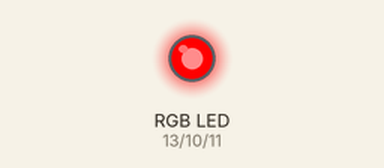
The sketch below on a simulated Arduino Uno, built with avr-gcc and run on an emulated ATmega328P. On the bench: an RGB LED mixed from three pins (HIGH = lit).

Above: at 0.5 s.
At 1.5 s:
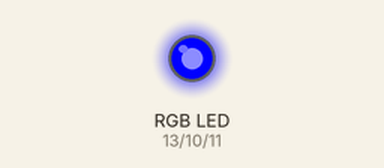
At 5.5 s:
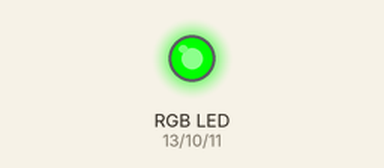
Timing chart, 0 to 6.9 s (numbered marks = the images above):
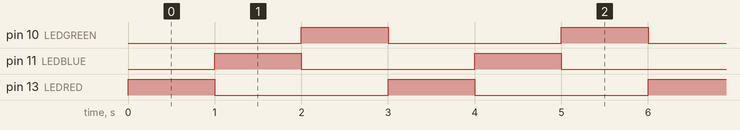

The sketch:

rgb_example.ino
```cpp
const int LEDRED=13;
const int LEDBLUE=11;
const int LEDGREEN=10;

void setup()
{
  pinMode(13, OUTPUT);
  pinMode(11, OUTPUT);
  pinMode(10, OUTPUT);
}

void loop()
{
  digitalWrite(LEDRED, HIGH);
  delay(1000); // Wait for 1000 millisecond(s)
  digitalWrite(LEDRED, LOW);
  digitalWrite(LEDBLUE, HIGH);
  delay(1000); // Wait for 1000 millisecond(s)
  digitalWrite(LEDBLUE, LOW);
  digitalWrite(LEDGREEN, HIGH);
  delay(1000); // Wait for 1000 millisecond(s)
  digitalWrite(LEDGREEN, LOW);
}
```

Measured:
- by itself, pin 10 (LEDGREEN), pin 11 (LEDBLUE), pin 13 (LEDRED): alternates HIGH for 1.0 s and LOW for 2.0 s
- by itself, everything shown: repeats every 3.0 s, in 4 steps
